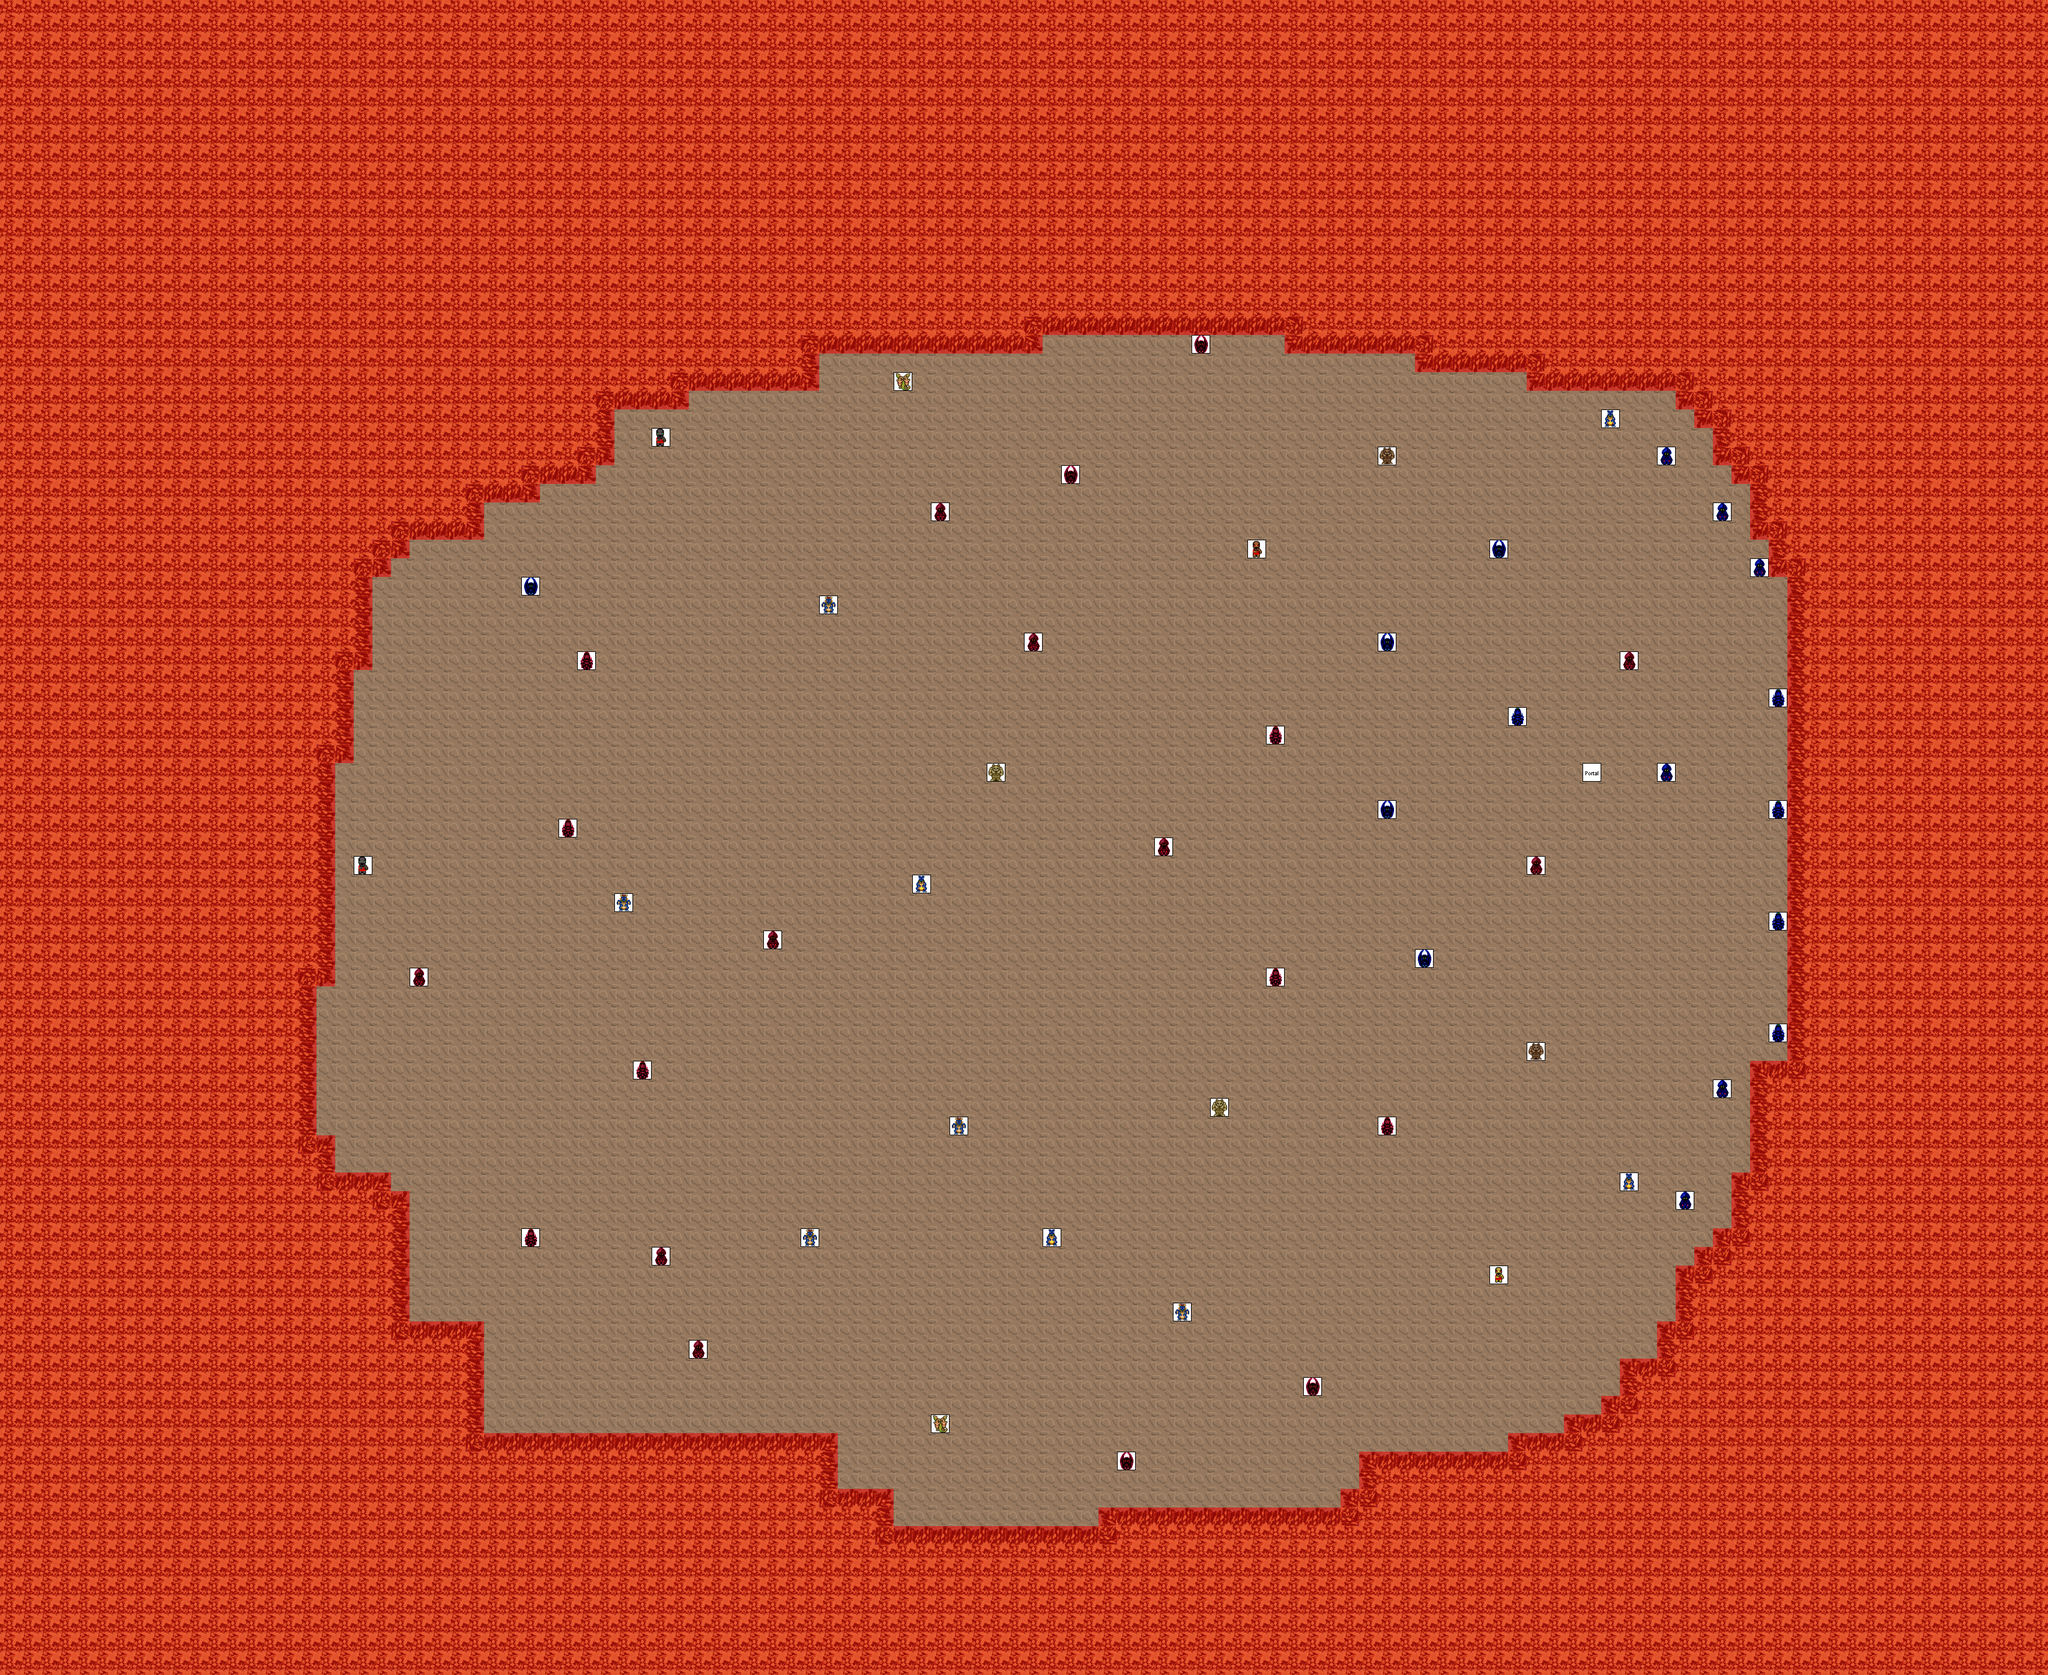

This game map was drawn from its Tiled (.tmx) file and the tilesets committed beside it. A one-line description and the trimmed map source follow:
An orthogonal 110x90 tile map with 32x32 px tiles, 7 tile layers (0_floor, 1_terrain, 2_object, 3_roof, ...), 1 hidden layer not drawn, 13 tilesets.

<map version="0.99b" orientation="orthogonal" width="110" height="90" tilewidth="32" tileheight="32">
 <tileset name="Sin nombre" firstgid="1" tilewidth="32" tileheight="32">
  <image source="../../tileset/ground/brown.png" />
 </tileset>
 <tileset name="Sin nombre" firstgid="6" tilewidth="32" tileheight="32">
  <image source="../../tileset/building/wall/earthen.png" />
 </tileset>
 <tileset name="Sin nombre" firstgid="42" tilewidth="32" tileheight="32">
  <image source="../../tileset/building/wall/earthen_2.png" />
 </tileset>
 <tileset name="Sin nombre" firstgid="69" tilewidth="32" tileheight="32">
  <image source="../../tileset/logic/portal.png" />
 </tileset>
 <tileset name="Sin nombre" firstgid="76" tilewidth="32" tileheight="32">
  <image source="../../tileset/logic/collision.png" />
 </tileset>
 <tileset name="Sin nombre" firstgid="77" tilewidth="32" tileheight="32">
  <image source="../../tileset/building/stairs/stairs.png" />
 </tileset>
 <tileset name="blue_chaos.png" firstgid="81" tilewidth="32" tileheight="32">
  <image source="../../tileset/logic/creature/blue_chaos.png" />
 </tileset>
 <tileset name="red_chaos.png" firstgid="88" tilewidth="32" tileheight="32">
  <image source="../../tileset/logic/creature/red_chaos.png" />
 </tileset>
 <tileset name="enormous_creature.png" firstgid="109" tilewidth="32" tileheight="32">
  <image source="../../tileset/logic/creature/enormous_creature.png" />
 </tileset>
 <tileset name="huge_animal.png" firstgid="112" tilewidth="32" tileheight="32">
  <image source="../../tileset/logic/creature/huge_animal.png" />
 </tileset>
 <tileset name="stone.png" firstgid="129" tilewidth="32" tileheight="32">
  <image source="../../tileset/logic/creature/stone.png" />
 </tileset>
 <tileset name="protection.png" firstgid="134" tilewidth="32" tileheight="32">
  <image source="../../tileset/logic/protection.png" />
 </tileset>
 <tileset name="my_monsters_01.png" firstgid="135" tilewidth="32" tileheight="32">
  <image source="../../tileset/logic/creature/my_monsters_01.png" />
 </tileset>
 <layer name="0_floor" width="110" height="90">
  <data>[9900 cells, 9900 non-empty, 2 distinct tile ids]</data>
 </layer>
 <layer name="1_terrain" width="110" height="90">
  <data>[9900 cells, 291 non-empty, 13 distinct tile ids]</data>
 </layer>
 <layer name="2_object" width="110" height="90">
  <data>[9900 cells, 0 non-empty, 0 distinct tile ids]</data>
 </layer>
 <layer name="3_roof" width="110" height="90">
  <data>[9900 cells, 0 non-empty, 0 distinct tile ids]</data>
 </layer>
 <layer name="4_roof_add" width="110" height="90">
  <data>[9900 cells, 0 non-empty, 0 distinct tile ids]</data>
 </layer>
 <layer name="objects" width="110" height="90">
  <data>[9900 cells, 62 non-empty, 17 distinct tile ids]</data>
 </layer>
 <layer name="collision" width="110" height="90" opacity="0.52">
  <data>[9900 cells, 5652 non-empty, 1 distinct tile ids]</data>
 </layer>
 <layer name="protection" width="110" height="90" visible="0" opacity="0.29">
  <data>[9900 cells, 9900 non-empty, 1 distinct tile ids]</data>
 </layer>
</map>
